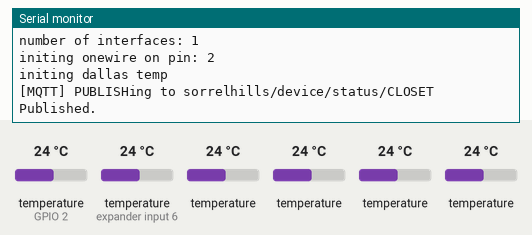
This sketch was run on a simulated ESP8266 (NodeMCU). Shown: the last lines printed to the serial monitor. Inputs (shaded band) come from the test bench; at power-on: temperature (sensors on GPIO 2, expander input 6) 24 °C, temperature 24 °C. WiFi joins after 1.5 s; servers stay silent unless stated; network time is answered at once with the bench clock; the local clock reads 2024-03-15 10:24:30 at power-on unless the sketch sets it; no MQTT or app messages arrive unless stated.

Above: at 6.8 s.
6.9 s: temperature (sensor on GPIO 2) set to 12 °C
At 10.5 s:
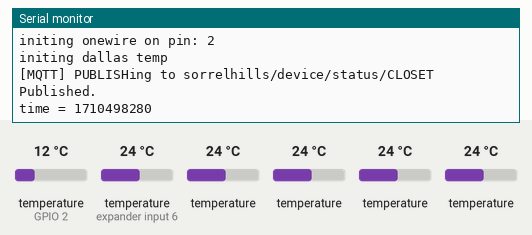
18.1 s: temperature (sensor on expander input 6) set to 12 °C
At 21.4 s:
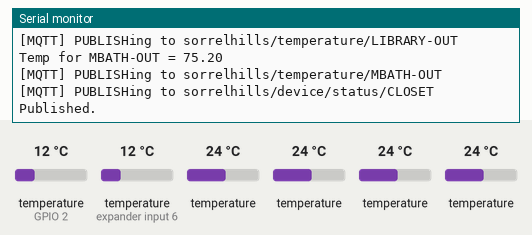
29.3 s: temperature (sensor 202) set to 12 °C
At 30.5 s:
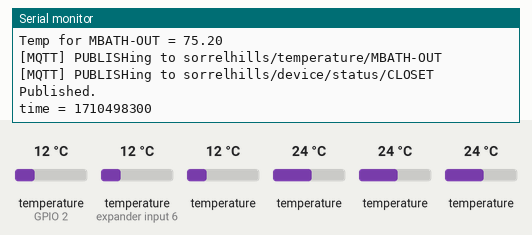
40.5 s: temperature (sensor 302) set to 12 °C
At 50.5 s:
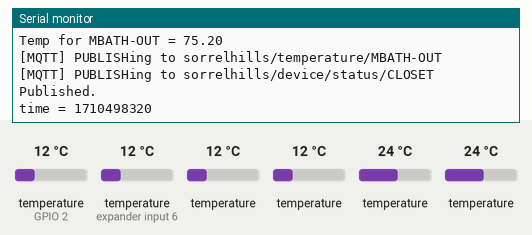
51.7 s: temperature (sensor 402) set to 12 °C
At 60.5 s:
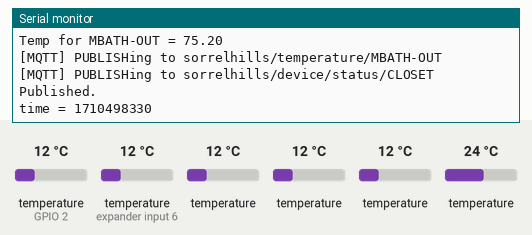
62.9 s: temperature (sensor 502) set to 12 °C
At 70.5 s:
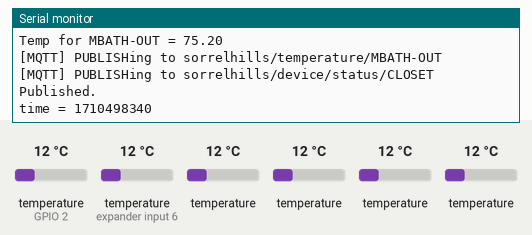
Timing chart, 0 to 72.0 s (numbered marks = the images above; inputs shaded):
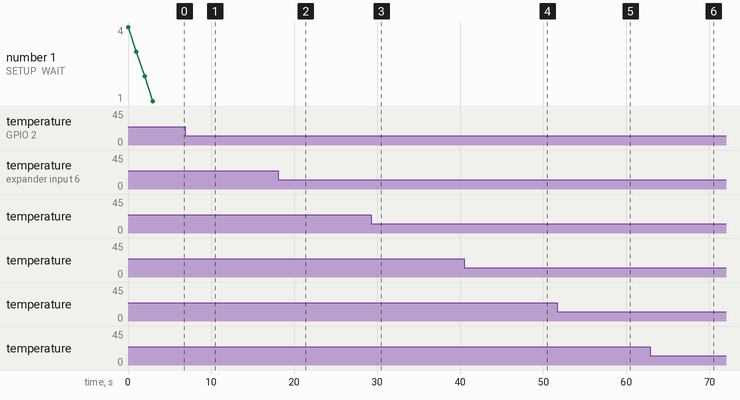

Measured:
- after the input at 18.1 s, the serial monitor: prints a new line after 2.5 s (image 2)
- after the input at 40.5 s, the serial monitor: prints a new line after 0.17 s (image 4)

The sketch:

ClosetMon.ino
```cpp
/*
  Name:		HeatingTempMon.ino
  Created:	10/28/2019 2:46:05 PM
  Author:	nusbaum
*/

#include <Arduino.h>

#include <ESP8266WiFi.h>
#include <MQTT.h>
#include <NTPClient.h>
#include <WiFiUdp.h>

#include "Defines.h"
#include "Status.h"
#include "DeviceAddresses.h"
#include "TempSensor.h"

#define DEBUG

#define MAXBUSSES 4

WiFiClient net;
MQTTClient client(4096);

char mqtt_client_id[] = DEVICENAME;

WiFiUDP ntpUDP;
NTPClient timeClient(ntpUDP, "us.pool.ntp.org");

int numbusses = 1;
SensorBus busses[1];


void config() {
  DEBUG_PRINTF("client id: %s\n", mqtt_client_id);
  DEBUG_PRINTF("number of interfaces: %d\n", numbusses);

  int pin_number = -1;
  int num_sensors = -1;
  // bus 0
  num_sensors = 6;
  pin_number = 2;
  busses[0].initialize(pin_number, num_sensors);
  busses[0].initsensor(0, "LIBRARY-IN", "0x28, 0x00, 0x62, 0x94, 0x97, 0x10, 0x03, 0x3F");
  busses[0].initsensor(1, "MBATH-IN", "0x28, 0x65, 0x5D, 0x94, 0x97, 0x09, 0x03, 0xA2");
  busses[0].initsensor(2, "MBR-IN", "0x28, 0xB1, 0x20, 0x94, 0x97, 0x10, 0x03, 0x65");
  busses[0].initsensor(3, "MBR-OUT", "0x28, 0x8D, 0x23, 0x94, 0x97, 0x10, 0x03, 0xBB");
  busses[0].initsensor(4, "LIBRARY-OUT", "0x28, 0x30, 0x50, 0x94, 0x97, 0x01, 0x03, 0xFD");
  busses[0].initsensor(5, "MBATH-OUT", "0x28, 0x0B, 0x54, 0x94, 0x97, 0x01, 0x03, 0xF7");

  busses[0].begin();

  publishStatus(client, timeClient, "CONFIGURED");
}


void connect() {
  DEBUG_PRINT("Wait for WiFi... ");
  while (WiFi.status() != WL_CONNECTED) {
    DEBUG_PRINT(".");
    delay(500);
  }

  DEBUG_PRINTLN("");
  DEBUG_PRINTLN("WiFi connected");
  DEBUG_PRINTLN("IP address: ");
  DEBUG_PRINTLN(WiFi.localIP());
  DEBUG_PRINTLN("MAC address: ");
  DEBUG_PRINTLN(WiFi.macAddress());

  DEBUG_PRINT("\nconnecting to MQTT...");
  while (!client.connect(mqtt_client_id)) {
    DEBUG_PRINT(".");
    delay(500);
  }
  DEBUG_PRINTLN("\nconnected!");
}


void setup() {
  Serial.begin(115200);

  Serial.println();
  Serial.println();
  Serial.println();

  for (uint8_t t = 4; t > 0; t--) {
    Serial.printf("[SETUP] WAIT %d...\n", t);
    Serial.flush();
    delay(1000);
  }

  WiFi.mode(WIFI_STA);
  WiFi.begin("nusbaum-24g", "we live in Park City now");
  client.begin(MQTTHOST, net);

  connect();

  timeClient.begin();
  timeClient.forceUpdate();

  publishStatus(client, timeClient, "STARTING");

  config();
}


unsigned long period = PERIOD;
unsigned long previousMillis = 0;

void loop()
{
  client.loop();
  delay(10);

  unsigned long currentMillis = millis();

  if (currentMillis - previousMillis > period)
  {
    if (!client.connected())
    {
      connect();
      publishStatus(client, timeClient, "RECONNECTED");
    }

    timeClient.update();

    previousMillis = currentMillis;

    unsigned long etime = timeClient.getEpochTime();
    for (int x = 0; x < numbusses; ++x)
    {
      busses[x].requestTemps();
    }
    DEBUG_PRINTF("time = %lu\n", etime);
    delay(500);

    for (int x = 0; x < numbusses; ++x)
    {
      busses[x].processTemps(client, timeClient);
    }

    publishStatus(client, timeClient, "RUNNING");
  }
}
```

Defines.h
```cpp
#ifndef Defines_h
#define Defines_h

#define DEVICENAME "CLOSET"
#define MQTTHOST "192.168.0.134"

// 10 minutes
#define MIN_RUN_TIME 300000
// temp check interval
#define PERIOD 10000

#define HIGH_POINT 125
#define LOW_POINT 110

#define BASETOPIC "sorrelhills"
#define TEMPTOPIC BASETOPIC "/temperature/"
#define RELAYTOPIC BASETOPIC "/relay/"
#define STATUSTOPIC BASETOPIC "/device/status/" DEVICENAME
#define CONFIGREQUESTTOPIC BASETOPIC "/device/config-request/" DEVICENAME
#define CONFIGRECEIVETOPIC BASETOPIC "/device/config/" DEVICENAME


#define DEBUG

#ifdef DEBUG
#define DEBUG_PRINT(x)     Serial.print (x)
#define DEBUG_PRINTF(x, y)     Serial.printf (x, y)
#define DEBUG_PRINTLN(x)  Serial.println (x)
#else
#define DEBUG_PRINT(x)
#define DEBUG_PRINTF(x, y)
#define DEBUG_PRINTLN(x)
#endif

#endif
```

DeviceAddresses.h
```cpp
#ifndef DeviceAddresses_h
#define DeviceAddresses_h

#include <DallasTemperature.h>


// function to print a device address
void printAddress(DeviceAddress &deviceAddress)
{
  for (uint8_t i = 0; i < 8; i++)
  {
    if (deviceAddress[i] < 16) Serial.print("0");
    Serial.print(deviceAddress[i], HEX);
  }
}

// function to print the temperature for a device
void printTemperature(const char *name, float tempF)
{
  Serial.printf("Temp for %s = %.2f\n", name, tempF);
  //Serial.printf("Temp C: %.2f", tempC);
  //Serial.printf("Temp F: %f\n", tempF);
}


DeviceAddress dev_one = { 0x28, 0x5D, 0x43, 0x45, 0x92, 0x13, 0x02, 0xDE }; // 1
DeviceAddress dev_two = { 0x28, 0x71, 0x3E, 0x45, 0x92, 0x0E, 0x02, 0xF1 }; // 2
DeviceAddress dev_three = { 0x28, 0xBE, 0x1A, 0x45, 0x92, 0x16, 0x02, 0x37 }; // 3
DeviceAddress dev_four = { 0x28, 0x96, 0x47, 0x45, 0x92, 0x13, 0x02, 0xA6 }; // 4
DeviceAddress dev_five = { 0x28, 0xD2, 0x45, 0x45, 0x92, 0x13, 0x02, 0x8C }; // 5
DeviceAddress dev_six = { 0x28, 0x4C, 0x13, 0x94, 0x97, 0x01, 0x03, 0xBF }; // 6
DeviceAddress dev_seven = { 0x28, 0xF4, 0x0E, 0x94, 0x97, 0x0E, 0x03, 0x91 }; // 7
DeviceAddress dev_eight = { 0x28, 0x4D, 0x05, 0x94, 0x97, 0x0E, 0x03, 0x70 }; // 8
DeviceAddress dev_nine = { 0x28, 0x73, 0x56, 0x94, 0x97, 0x07, 0x03, 0xE7 }; // 9
DeviceAddress dev_ten = { 0x28, 0xD6, 0x19, 0x94, 0x97, 0x01, 0x03, 0x7C }; // 10
DeviceAddress dev_eleven = { 0x28, 0x79, 0x62, 0x94, 0x97, 0x09, 0x03, 0x6F }; // 11
DeviceAddress dev_twelve = { 0x28, 0x42, 0x22, 0x94, 0x97, 0x07, 0x03, 0x4F }; // 12
DeviceAddress dev_thirteen { 0x28, 0x8D, 0x0A, 0x94, 0x97, 0x13, 0x03, 0xE5 }; // 13
DeviceAddress dev_fourteen = { 0x28, 0x51, 0x50, 0x94, 0x97, 0x14, 0x03, 0x1A }; // 14
DeviceAddress dev_fifteen = { 0x28, 0x89, 0x21, 0x94, 0x97, 0x14, 0x03, 0xDF }; // 15
DeviceAddress dev_sixteen = { 0x28, 0x54, 0x6C, 0x94, 0x97, 0x10, 0x03, 0x6F }; // 16
DeviceAddress dev_seventeen = { 0x28, 0x22, 0x01, 0x94, 0x97, 0x06, 0x03, 0xFE }; // 17
DeviceAddress dev_eighteen = { 0x28, 0xD7, 0x2B, 0x94, 0x97, 0x01, 0x03, 0x4C }; // 18
DeviceAddress dev_nineteen = { 0x28, 0x0B, 0x54, 0x94, 0x97, 0x01, 0x03, 0xF7 }; // 19
DeviceAddress dev_twenty = { 0x28, 0x8D, 0x23, 0x94, 0x97, 0x10, 0x03, 0xBB }; // 20
DeviceAddress dev_twentyone = { 0x28, 0x30, 0x50, 0x94, 0x97, 0x01, 0x03, 0xFD }; // 21
DeviceAddress dev_twentytwo = { 0x28, 0xB1, 0x20, 0x94, 0x97, 0x10, 0x03, 0x65 }; // 22
DeviceAddress dev_twentythree = { 0x28, 0x65, 0x5D, 0x94, 0x97, 0x09, 0x03, 0xA2 }; // 23
DeviceAddress dev_twentyfour = { 0x28, 0x00, 0x62, 0x94, 0x97, 0x10, 0x03, 0x3F }; // 24
DeviceAddress dev_twentyfive = { 0x28, 0x71, 0x63, 0x94, 0x97, 0x07, 0x03, 0xDF }; // 25
DeviceAddress dev_twentysix = { 0x28, 0xDA, 0xE3, 0xBA, 0x1B, 0x19, 0x01, 0x80 }; // 26
DeviceAddress dev_twentyseven = { 0x28, 0xAF, 0xEA, 0x12, 0x1C, 0x19, 0x01, 0xCF }; // 27
DeviceAddress dev_twentyeight = { 0x28, 0x06, 0x8B, 0xF7, 0x1B, 0x19, 0x01, 0x6B }; // 28
DeviceAddress dev_twentynine = { 0x28, 0x36, 0x73, 0x3A, 0x1B, 0x19, 0x01, 0xBA }; // 29
DeviceAddress dev_twentythirty = { 0x28, 0xB8, 0x02, 0xEA, 0x1B, 0x19, 0x01, 0xE2 }; // 30

#endif
```

Status.h
```cpp
#ifndef Status_h
#define Status_h

#include <MQTT.h>
#include <ArduinoJson.h>
#include <NTPClient.h>
#include "Defines.h"


void publishStatus(MQTTClient &client, NTPClient &timeClient, const char *statusstr)
{
  StaticJsonDocument<128> doc;
  doc["device"] = DEVICENAME;
  doc["status"] = statusstr;
  doc["timestamp"] = timeClient.getEpochTime();;
  char buffer[128];
  int n = serializeJson(doc, buffer);
  DEBUG_PRINTF("[MQTT] PUBLISHing to %s\n", STATUSTOPIC);
  client.publish(STATUSTOPIC, buffer, n);
  DEBUG_PRINTLN("Published.");
}


void publishState(MQTTClient &client, NTPClient &timeClient, const char *relay, bool value)
{
  unsigned long etime = timeClient.getEpochTime();
  StaticJsonDocument<128> doc;
  doc["device"] = DEVICENAME;
  doc["relay"] = relay;
  doc["timestamp"] = etime;
  doc["value"] = value;
  // Generate the minified JSON and put it in buffer.
  char topic[256];
  strcpy(topic, RELAYTOPIC);
  strcat(topic, relay);
  char buffer[128];
  int n = serializeJson(doc, buffer);
  DEBUG_PRINTF("[MQTT] PUBLISHing to %s\n", topic);
  client.publish(topic, buffer, n);
}


void publishTemp(MQTTClient &client, NTPClient &timeClient, const char *sensor, float value)
{
  unsigned long etime = timeClient.getEpochTime();
  StaticJsonDocument<128> doc;
  doc["device"] = DEVICENAME;
  doc["sensor"] = sensor;
  doc["timestamp"] = etime;
  doc["value"] = value;
  // Generate the minified JSON and put it in buffer.
  char topic[256];
  strcpy(topic, TEMPTOPIC);
  strcat(topic, sensor);
  char buffer[128];
  int n = serializeJson(doc, buffer);
  DEBUG_PRINTF("[MQTT] PUBLISHing to %s\n", topic);
  client.publish(topic, buffer, n);
}

#endif
```

TempSensor.h
```cpp
#ifndef TempSensor_h
#define TempSensor_h

#include <OneWire.h>
#include <DallasTemperature.h>
#include <ArduinoJson.h>

#include "Defines.h"
#include "DeviceAddresses.h"

#define MAXSENSORS 16


class TempSensor {
  public:
    char devname[64];
    DeviceAddress devaddr;

    void initialize(const char *i_devname, const char *i_daddress) {
      strcpy(devname, i_devname);
      devaddr[0] = (uint8_t)strtoul(i_daddress, nullptr, 16);
      devaddr[1] = (uint8_t)strtoul(i_daddress+6, nullptr, 16);
      devaddr[2] = (uint8_t)strtoul(i_daddress+12, nullptr, 16);
      devaddr[3] = (uint8_t)strtoul(i_daddress+18, nullptr, 16);
      devaddr[4] = (uint8_t)strtoul(i_daddress+24, nullptr, 16);
      devaddr[5] = (uint8_t)strtoul(i_daddress+30, nullptr, 16);
      devaddr[6] = (uint8_t)strtoul(i_daddress+36, nullptr, 16);
      devaddr[7] = (uint8_t)strtoul(i_daddress+42, nullptr, 16);
    }
};


class SensorBus {
  public:
    int pin;
    OneWire *wire;
    DallasTemperature bus;
    int numsensors;
    TempSensor sensors[MAXSENSORS];;

    SensorBus() {
      pin = 0;
      wire = nullptr;
      numsensors = 0;
    }

    void initialize(const int i_pin, const int i_numsensors) {
      pin = i_pin;
      numsensors = i_numsensors;
      DEBUG_PRINTF("initing onewire on pin: %d\n", pin);
      wire = new OneWire(pin);
      DEBUG_PRINTLN("initing dallas temp");
      bus.setOneWire(wire);
    }

    void initsensor(const int i_sensoridx, const char *i_devname, const char *i_daddress) {
      sensors[i_sensoridx].initialize(i_devname, i_daddress);
    }


    void begin() {
      bus.begin();
      // set the resolution to 9 bit (Each Dallas/Maxim device is capable of several different resolutions)
      bus.setResolution(9);
      yield();
    }

    void requestTemps() {
      bus.requestTemperatures();
    }

    float getTempC(int y) {
      float tempC = bus.getTempC(sensors[y].devaddr);
      return tempC;
    }

    float getTempF(int y) {
      float tempC = getTempC(y);
      float tempF = bus.toFahrenheit(tempC);
      return tempF;
    }


    void processTemps(MQTTClient &client, NTPClient &timeClient) {
      for (int y = 0; y < numsensors; ++y)
      {
        float tempF = getTempF(y);
      #ifdef DEBUG
        printTemperature(sensors[y].devname, tempF); // Use a simple function to print out the data
      #endif
        publishTemp(client, timeClient, sensors[y].devname, tempF);
      }
    }

    void shutdown() {
      numsensors = 0;
      delete wire;
      wire = nullptr;
    }

    ~SensorBus() {
      shutdown();
    }

};

#endif
```
